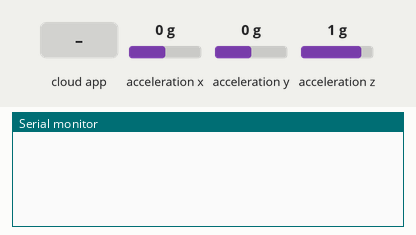
The sketch below on a simulated Arduino Nano 33 IoT. On the bench: the last lines printed to the serial monitor. Inputs (shaded band) come from the test bench; at power-on: acceleration x 0 g, acceleration y 0 g, acceleration z 1 g. WiFi joins after 1.5 s; servers stay silent unless stated; not simulated (calls return 0 or success): arduino_secrets.h.

Above: at 2.7 s.
2.8 s: the phone or cloud app sets alarm_triggered to 0
At 3.2 s:
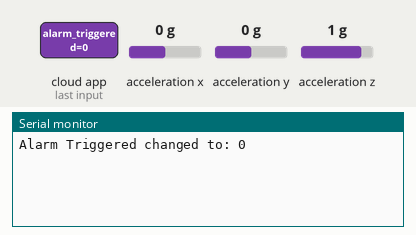
4.3 s: the phone or cloud app sets alarm_severity to 0
At 5.5 s:
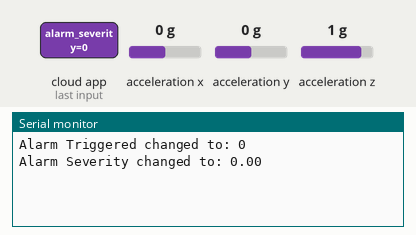
5.8 s: the phone or cloud app sets alarm_triggered to 1
At 7.0 s:
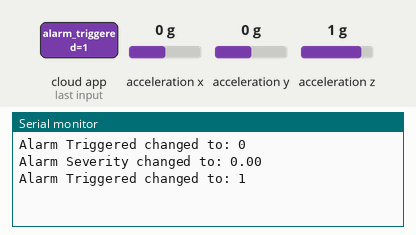
7.3 s: the phone or cloud app sets alarm_severity to 25
At 7.8 s:
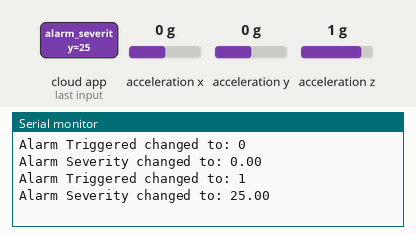

Measured:
- after the input at 2.8 s, the serial monitor: prints a new line at once (image 1)
- after the input at 4.3 s, the serial monitor: prints a new line at once (image 2)
- after the input at 5.8 s, the serial monitor: prints a new line at once (image 3)
- after the input at 7.3 s, the serial monitor: prints a new line at once (image 4)

The sketch:

3.2C.ino
```cpp
#include "arduino_secrets.h"
#include "Arduino_LSM6DS3.h"
#include "ArduinoIoTCloud.h"
#include "Arduino_ConnectionHandler.h"
#include "arduino_secrets.h"

const char DEVICE_LOGIN_NAME[]  = "YourDeviceLoginName";
const char DEVICE_KEY[]  = "YourDeviceKey";

void onAlarmTriggeredChange();
void onAlarmSeverityChange();

bool alarm_triggered;
float alarm_severity;

void initProperties() {
  ArduinoCloud.addProperty(alarm_triggered, READWRITE, ON_CHANGE, onAlarmTriggeredChange);
  ArduinoCloud.addProperty(alarm_severity, READWRITE, ON_CHANGE, onAlarmSeverityChange);
}

WiFiConnectionHandler ArduinoIoTPreferredConnection(SECRET_SSID, SECRET_OPTIONAL_PASS);

// Alarm detection parameters
const int SAMPLES = 50;  // 500ms at 100Hz
const float THRESHOLD = 2.5;  // in g's
const int CONSECUTIVE_SAMPLES = 5;
const unsigned long ALARM_DURATION = 5000;  // 5 seconds

float accelMagnitude[SAMPLES];
int sampleIndex = 0;
unsigned long alarmStartTime = 0;

void setup() {
  Serial.begin(9600);
  while (!Serial);

  initProperties();
  ArduinoCloud.begin(ArduinoIoTPreferredConnection);

  if (!IMU.begin()) {
    Serial.println("Failed to initialize IMU!");
    while (1);
  }

  alarm_triggered = true;
  alarm_severity = 0;

  setDebugMessageLevel(2);
  ArduinoCloud.printDebugInfo();
}

void loop() {
  ArduinoCloud.update();

  float x, y, z;

  if (IMU.accelerationAvailable()) {
    IMU.readAcceleration(x, y, z);

    // Calculate magnitude
    float magnitude = sqrt(x*x + y*y + z*z);

    // Store in circular buffer
    accelMagnitude[sampleIndex] = magnitude;
    sampleIndex = (sampleIndex + 1) % SAMPLES;

    // Check for alarm condition
    int highMagSamples = 0;
    float maxMagnitude = 0;
    for (int i = 0; i < SAMPLES; i++) {
      if (accelMagnitude[i] > THRESHOLD) {
        highMagSamples++;
        if (accelMagnitude[i] > maxMagnitude) {
          maxMagnitude = accelMagnitude[i];
        }
        if (highMagSamples >= CONSECUTIVE_SAMPLES && !alarm_triggered) {
          alarm_triggered = true;
          alarmStartTime = millis();
          break;
        }
      } else {
        highMagSamples = 0;
      }
    }

    // Calculate alarm severity
    if (alarm_triggered) {
      alarm_severity = 100.0 * (maxMagnitude - THRESHOLD) / (THRESHOLD * 2);
      alarm_severity = constrain(alarm_severity, 0, 100);
    } else {
      alarm_severity = 0;
    }

    // Reset alarm after duration
    if (alarm_triggered && (millis() - alarmStartTime > ALARM_DURATION)) {
      alarm_triggered = false;
      alarm_severity = 0;
    }
  }

  delay(10);  // Approximately 100Hz sampling rate
}

void onAlarmTriggeredChange() {
  Serial.print("Alarm Triggered changed to: ");
  Serial.println(alarm_triggered);
}

void onAlarmSeverityChange() {
  Serial.print("Alarm Severity changed to: ");
  Serial.println(alarm_severity);
}
```
